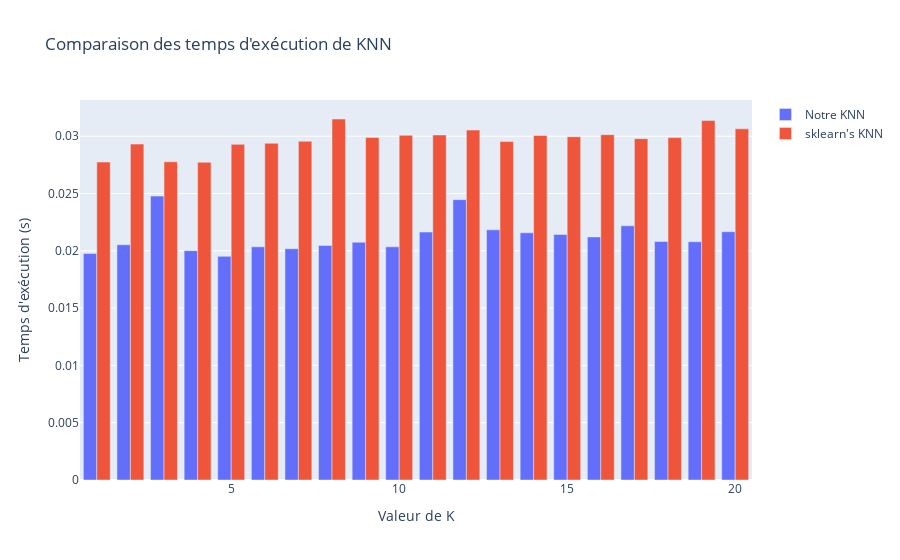

Write notebook code for a chart like this one.
### Markdown cell above
**Answer:**

### Code cell
from sklearn.neighbors import KNeighborsClassifier
import timeit
import plotly.graph_objects as go

def sklearn_knn(x_train, class_train, x_test, K):
    knn = KNeighborsClassifier(n_neighbors=K)
    knn.fit(x_train, class_train)
    return knn.predict(x_test)

def knn_maison(x_train, class_train, x_test, K):
    return knn_classification(x_train, class_train, x_test, n_neighbours=K)

# Lists to stock run times
our_times = []
sklearn_times = []

# Compare results and runtime
for K in range(1, 21):
    #our_pred = knn_maison(x_train, class_train, x_test, K)
    sklearn_pred = sklearn_knn(x_train, class_train, x_test, K)
        
    #our_time = timeit.timeit(lambda: knn_maison(x_train, class_train, x_test, K), number=10)
    sklearn_time = timeit.timeit(lambda: sklearn_knn(x_train, class_train, x_test, K), number=10)
    
   # our_times.append(our_time)
    sklearn_times.append(sklearn_time)

    print(f"Pour K={K}:  sklearn KNN : {sklearn_time:.4f}s")

for K in range(1, 21):
    our_pred = knn_maison(x_train, class_train, x_test, K)
    #sklearn_pred = sklearn_knn(x_train, class_train, x_test, K)
        
    our_time = timeit.timeit(lambda: knn_maison(x_train, class_train, x_test, K), number=10)
    #sklearn_time = timeit.timeit(lambda: sklearn_knn(x_train, class_train, x_test, K), number=10)
    
    our_times.append(our_time)
    #sklearn_times.append(sklearn_time)

    print(f"Pour K={K}: Notre KNN : {our_time:.4f}s")


K_values = list(range(1, 21))

# Affichage
fig = go.Figure(data=[
    go.Bar(name='Notre KNN', x=K_values, y=our_times),
    go.Bar(name="sklearn's KNN", x=K_values, y=sklearn_times)
])
fig.update_layout(barmode='group', title_text='Comparaison des temps d\'exécution de KNN',
                  xaxis_title='Valeur de K', yaxis_title='Temps d\'exécution (s)')
fig.show();

### Figure 1 — Plotly figure (JSON) as saved in the notebook; plotly's stock layout.template omitted (floating-point values rounded to 4 significant figures)
{"data": [{"name": "Notre KNN", "type": "bar", "x": [1, 2, 3, 4, 5, 6, 7, 8, 9, 10, 11, 12, 13, 14, 15, 16, 17, 18, 19, 20], "y": [0.01976, 0.02052, 0.02477, 0.02001, 0.01951, 0.02034, 0.02018, 0.02046, 0.02074, 0.02035, 0.02163, 0.02446, 0.02183, 0.02157, 0.02143, 0.02121, 0.02218, 0.02082, 0.02079, 0.02166]}, {"name": "sklearn's KNN", "type": "bar", "x": [1, 2, 3, 4, 5, 6, 7, 8, 9, 10, 11, 12, 13, 14, 15, 16, 17, 18, 19, 20], "y": [0.02774, 0.02931, 0.02777, 0.02773, 0.02929, 0.02938, 0.02956, 0.0315, 0.02989, 0.03007, 0.03011, 0.03053, 0.02953, 0.03006, 0.02995, 0.03013, 0.02979, 0.02988, 0.03136, 0.03064]}], "layout": {"barmode": "group", "title": {"text": "Comparaison des temps d'exécution de KNN"}, "xaxis": {"title": {"text": "Valeur de K"}}, "yaxis": {"title": {"text": "Temps d'exécution (s)"}}}}
